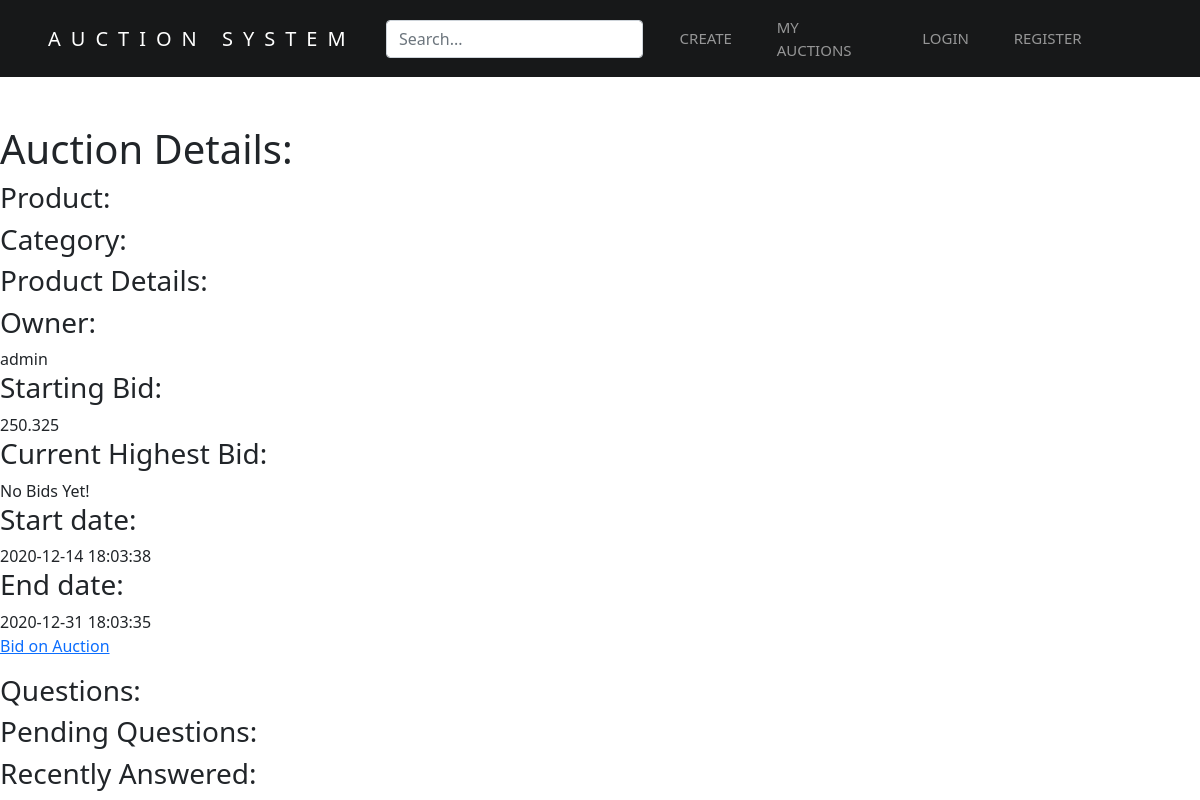
Screenshot of /viewAuction.php with the database file from the repository.
### tables this page shows
CREATE TABLE `auctions` (
  `id` int(11) NOT NULL,
  `owner` varchar(30) NOT NULL,
  `product` int(11) NOT NULL,
  `start` datetime NOT NULL,
  `end` datetime NOT NULL,
  `startprice` float NOT NULL,
  `bid` float DEFAULT NULL,
  `bidder` varchar(30) DEFAULT NULL,
  `status` varchar(15) NOT NULL
);

### controlled.php (called while the page is built, shortened)
<?php
try{
    require('connection.php');
    $sql="SELECT id, end, bidder FROM auctions WHERE status='active'";
    $rs=$db->query($sql);
    foreach($rs as $row){
        $auctionid = $row['id'];
    }
}
catch (PDOException $e){
    die($e->getMessage());
}
?>

### viewAuction.php (the view, shortened to what this page needs)
<?php
require('controlled.php');
extract($_REQUEST);
?>
<!DOCTYPE html>
<html>
<head>
	<?php include 'head.php'; ?>
</head>
<body>
	<?php include 'header.php'; ?>
<?php
try{
	require('connection.php');
	$sql = $db->prepare("SELECT * FROM auctions WHERE id=?");
	$sql->execute(array($auctionid));
	$auctions = $sql->fetch(PDO::FETCH_ASSOC);
	if ($auction = $auctions) {
		$highestBid = $auctions['bid'];
		$highestBidder = $auctions['bidder'];
	}
	echo "<h1>Auction Details:</h1>";
	echo "<h3>Product:</h3>";
	echo "<h3>Category:</h3>";
	echo "<h3>Product Details:</h3>";
	echo "<h3>Owner:</h3>";
	echo $auctions['owner'];
	echo "<h3>Starting Bid:</h3>";
	echo $auctions['startprice'];
	echo "<h3>Current Highest Bid:</h3>";
	if (isset($highestBid)) {
		echo "$highestBid by $highestBidder";
	} else {
		echo "No Bids Yet!";
	}
	echo "<h3>Start date:</h3>";
	echo $auctions['start'];
	echo "<h3>End date:</h3>";
	echo $auctions['end'];
if($auctions['status']=="active"&&$auctions['owner']!=$_SESSION['username'])
echo "<p><a href='bid.php?auctionid=$auctionid'>Bid on Auction</a></p>";
	elseif ($auctions['status']!="active")
		echo "You can no longer bid on this auction!";
	include('questionbar.php');
} catch(PDOExecption $e){
	die ("ERROR:".$e->getMessage());
}
?>
</body>
</html>

### css/custom.css (style rules this page uses)
* { -webkit-box-sizing: border-box; -moz-box-sizing: border-box; box-sizing: border-box; }
body { font-family: 'Montserrat', sans-serif; font-weight: 400; }
h1 { margin-top: 5px; margin-bottom: 10px; }
a, a:hover { text-decoration: none; text-decoration-style: none; }
#index-page #Home .nav-link:hover, #ex-page #Exercises .nav-link:hover, #schedule-page #Schedule .nav-link:hover, #index-page #Home .nav-link:focus, #ex-page #Exercises .nav-link:focus, #schedule-page #Schedule .nav-link:focus, { color: white; }
.navbar-form { position: relative; }
.form-control { width: 100%; }

### rows the page displays
auctions: owner "admin", startprice "250.325", start "2020-12-14 18:03:38", end "2020-12-31 18:03:35"
